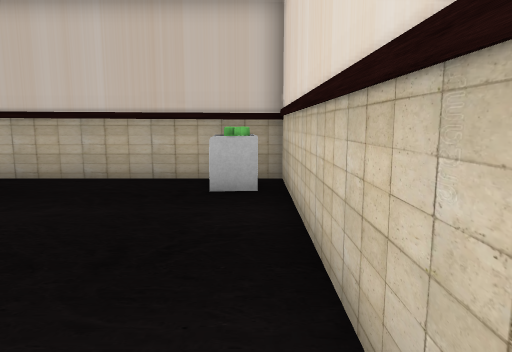
[1] (above)

24 first-person views from a walk through a scene from a Unity 3-D project. The camera is 1.3 m above the floor, tilts 8° down and sees 70° across. Doors are open. The floor is counted in squares, 1 m on a side. Each view is taken from the middle of a square. On the plan, view 1 faces up. The plan holds only what a view shows up to about 15 squares ahead; the rest is blank. The place goes on beyond the plan. The player character is not drawn. Some surface patterns are stand-ins.

[2]
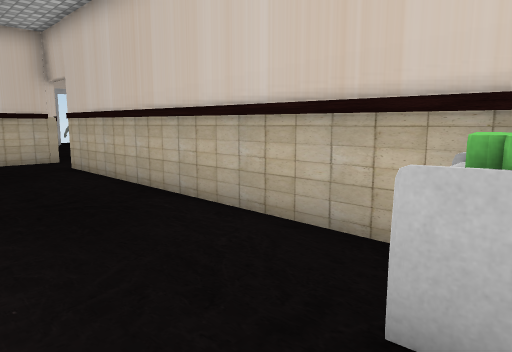

[3]
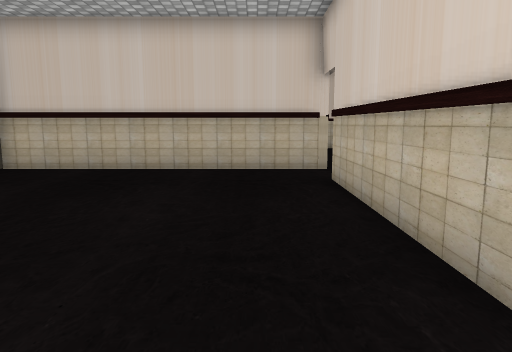

[4]
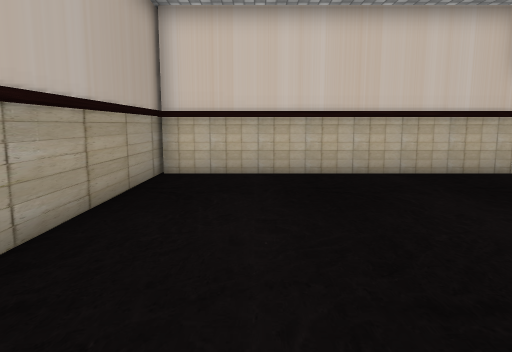

[5]
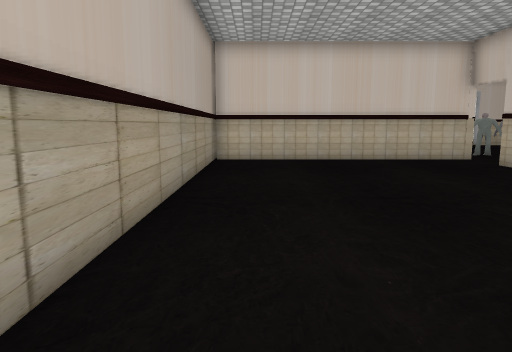

[6]
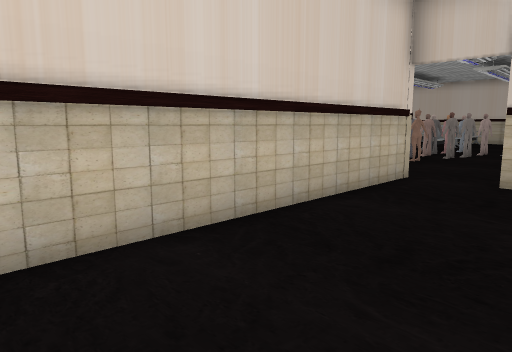

[7]
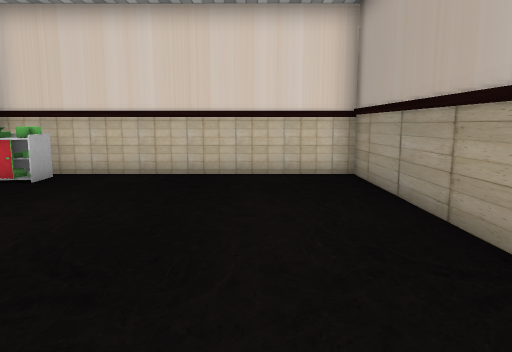

[8]
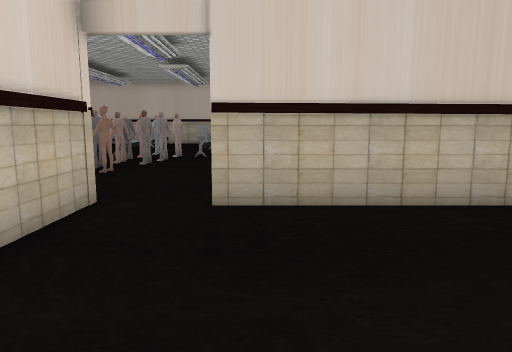

[9]
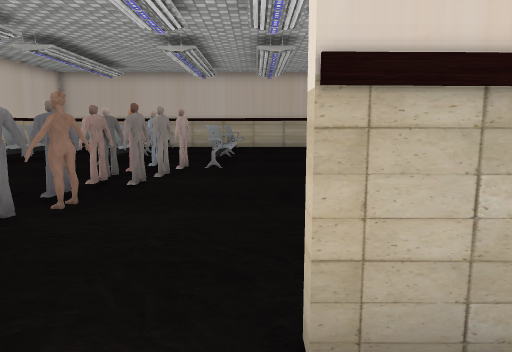

[10]
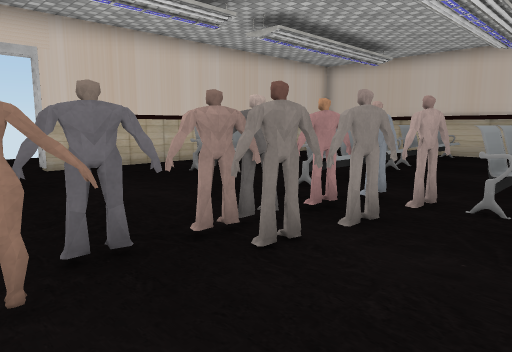

[11]
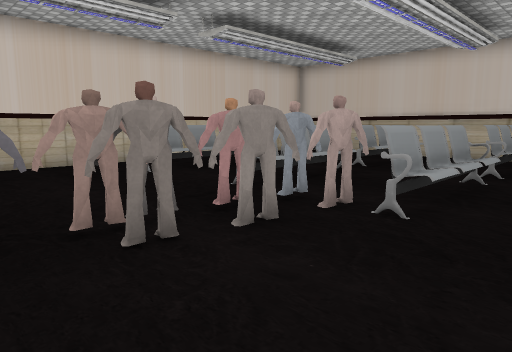

[12]
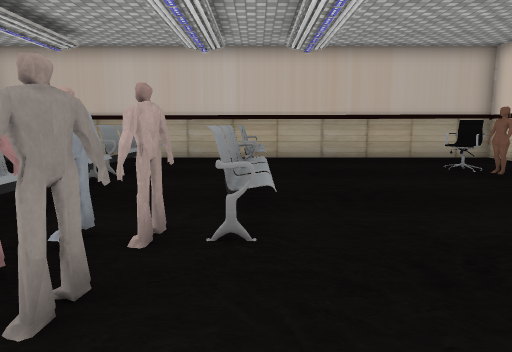

[13]
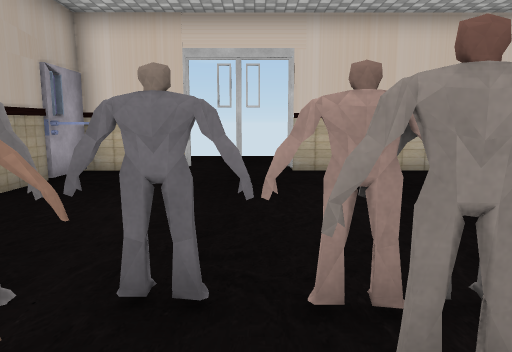

[14]
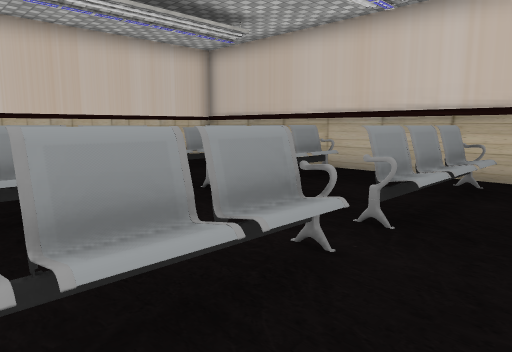

[15]
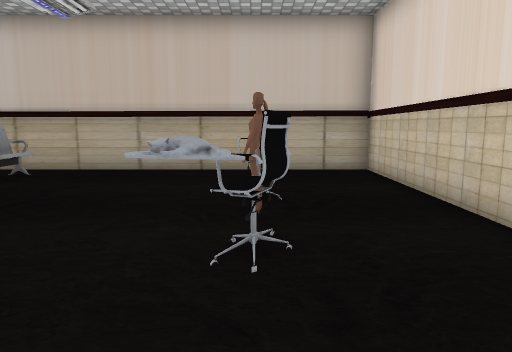

[16]
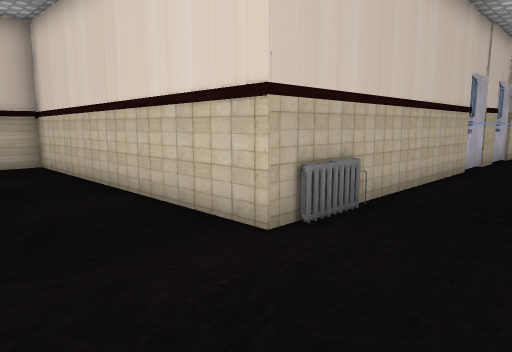

[17]
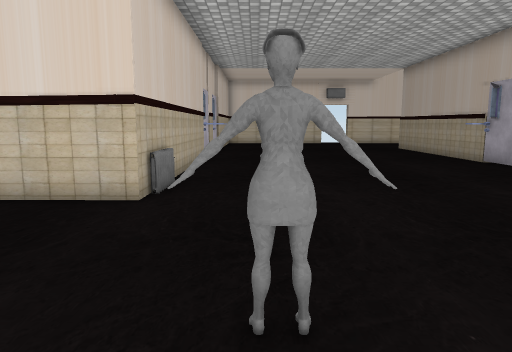

[18]
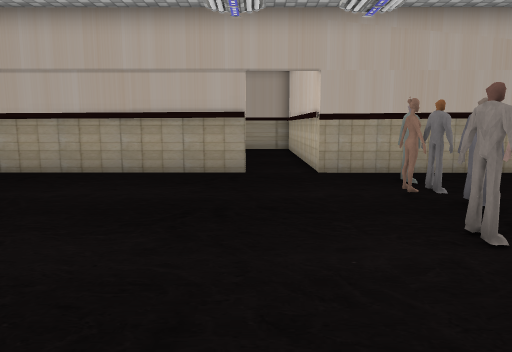

[19]
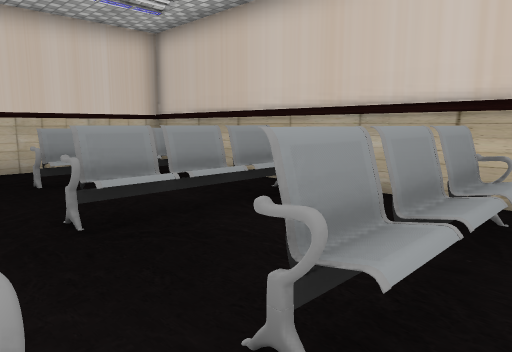

[20]
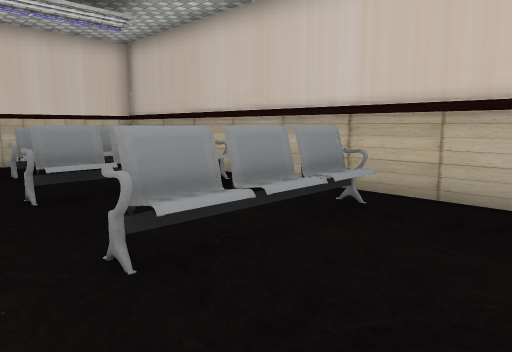

[21]
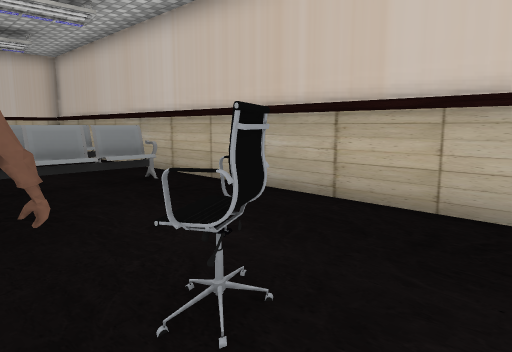

[22]
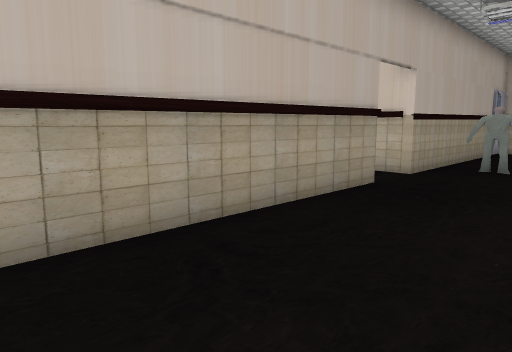

[23]
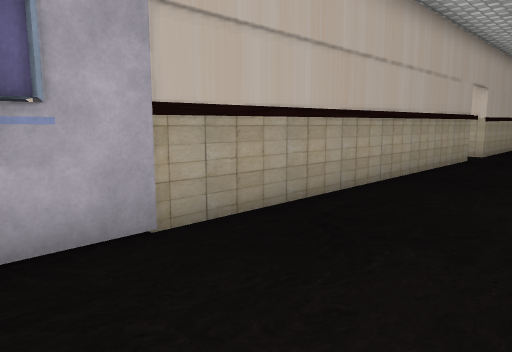

[24]
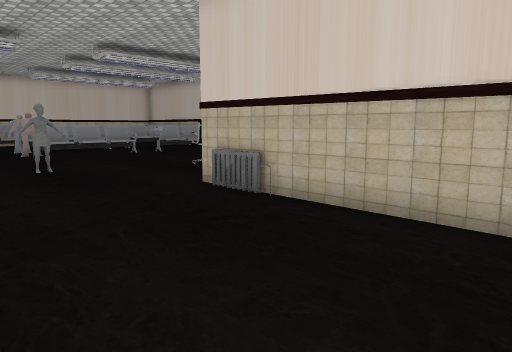

### Floor plan
Key: @ floor where view 1 was taken; # wall or solid block; x gap in a wall; . floor; D open door; T thing the floor can be seen under or through; O other object.
Columns run from 24 left of view 1 to 6 right of it. Each row starts with its distance up from view 1.
 29  ####################
 28  #    .x........... #
 27  # x  .O...O....... #
 26  # # ..O...O........#
 25  #.O...O...O.....O..#
 24  # # ..O...O.....#..#
 23  #   ......x........#
 22  # #O .O#..#.....O..#
 21  # ## .O#..O.....x..#
 20  # #O..O#..O.....O..#
 19  #.##..O#.TO........##O########
 18  #.##....TTT................ ..
 17  #   ....TT.... O...........
 16 ##.......T..... ............
 15 DD.......T.................
 14 DD.......T................ .
 13 DD.......T................ .
 12 DD .....TT..................
 11  #  ....TT..................
 10  ## ...  #.DD.............#.
  9  ##########DD#################
  8           #DD..........OO#
  7           #............OO#
  6           #..............#
  5           #..............#
  4           #..............#
  3           #..............#
  2           #..............#
  1           #..............#
  0           #............ @#
 -1           ################

Where each view was taken, in squares from view 1:
view 1: 0 up, 0 right, facing up
view 2: 5 up, 0 right, facing up-left
view 3: 7 up, 3 left, facing left
view 4: 2 up, 4 left, facing left
view 5: 1 up, 0 right, facing left
view 6: 0 up, 10 left, facing up-left
view 7: 2 up, 9 left, facing right
view 8: 3 up, 11 left, facing up
view 9: 7 up, 12 left, facing up
view 10: 12 up, 12 left, facing up-left
view 11: 13 up, 11 left, facing up-left
view 12: 14 up, 13 left, facing up
view 13: 14 up, 13 left, facing left
view 14: 19 up, 11 left, facing up-left
view 15: 18 up, 7 left, facing up
view 16: 16 up, 7 left, facing up-right
view 17: 17 up, 10 left, facing right
view 18: 19 up, 12 left, facing down
view 19: 22 up, 12 left, facing up-left
view 20: 22 up, 10 left, facing up-left
view 21: 23 up, 5 left, facing up-left
view 22: 13 up, 4 left, facing down-left
view 23: 13 up, 3 right, facing down-left
view 24: 14 up, 3 right, facing up-left
